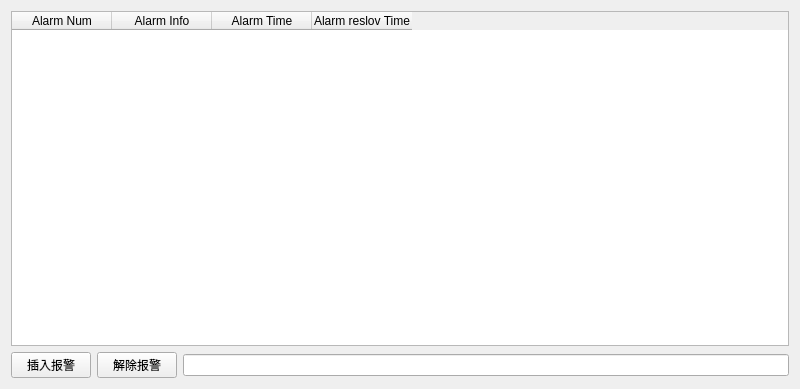
<?xml version="1.0" encoding="UTF-8"?>
<ui version="4.0">
 <class>WarningPage</class>
 <widget class="QWidget" name="WarningPage">
  <property name="geometry">
   <rect>
    <x>0</x>
    <y>0</y>
    <width>800</width>
    <height>389</height>
   </rect>
  </property>
  <property name="windowTitle">
   <string>Form</string>
  </property>
  <layout class="QGridLayout" name="gridLayout">
   <item row="0" column="0" colspan="3">
    <widget class="QTableWidget" name="tableWidget">
     <column>
      <property name="text">
       <string>Alarm Num</string>
      </property>
     </column>
     <column>
      <property name="text">
       <string>Alarm Info</string>
      </property>
     </column>
     <column>
      <property name="text">
       <string>Alarm Time</string>
      </property>
     </column>
     <column>
      <property name="text">
       <string>Alarm reslov Time</string>
      </property>
     </column>
    </widget>
   </item>
   <item row="1" column="0">
    <widget class="QPushButton" name="pushButtonWarn">
     <property name="text">
      <string>插入报警</string>
     </property>
    </widget>
   </item>
   <item row="1" column="1">
    <widget class="QPushButton" name="pushButtonNoWarn">
     <property name="text">
      <string>解除报警</string>
     </property>
    </widget>
   </item>
   <item row="1" column="2">
    <widget class="QLineEdit" name="lineEdit"/>
   </item>
  </layout>
 </widget>
 <resources/>
 <connections/>
</ui>
